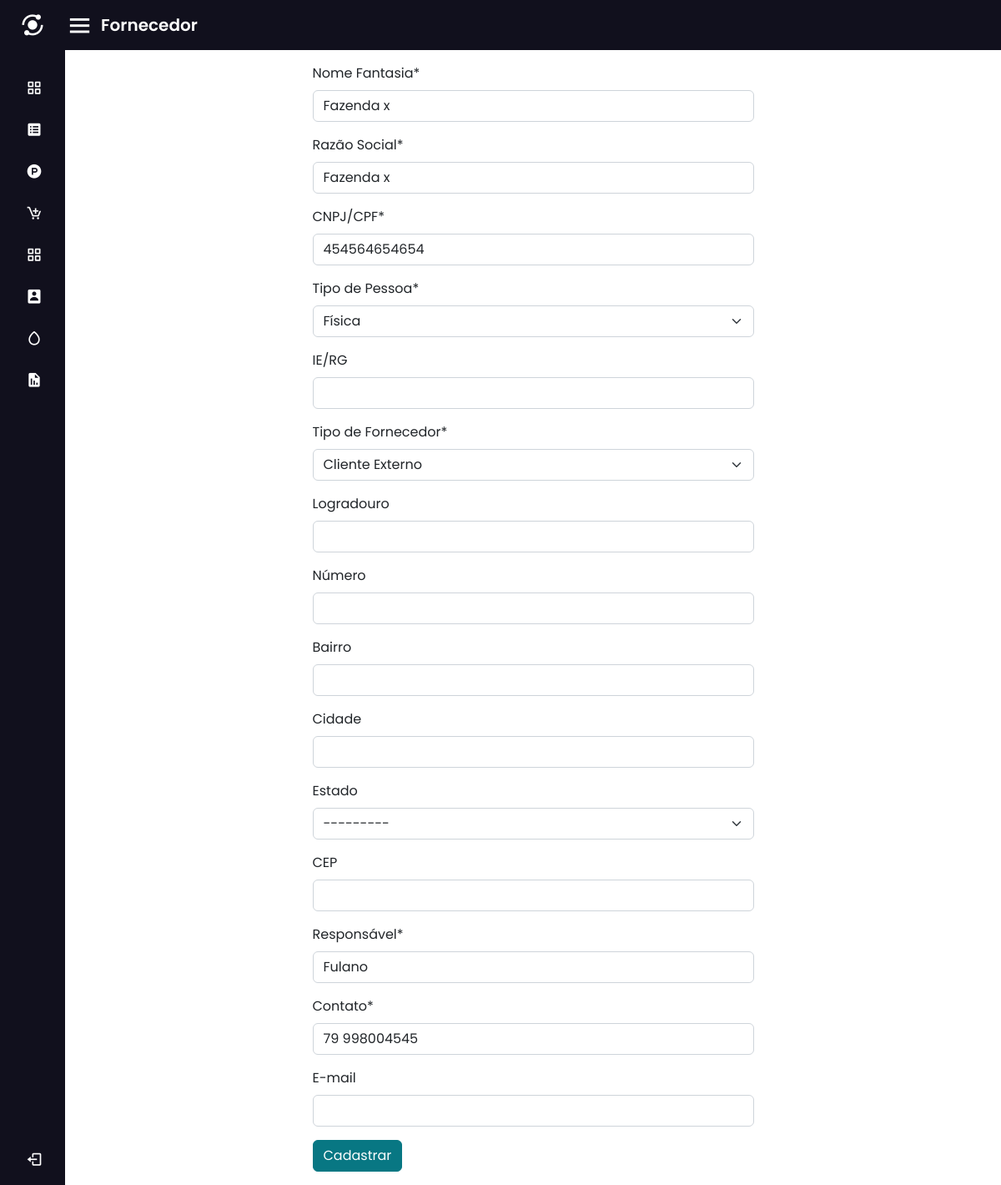
/fornecedores/editar/2, run on the app's committed database.
### apps/fornecedores/models.py (models this page shows, shortened)
class Fornecedor(models.Model):
    nome_fantasia = models.CharField('Nome Fantasia', max_length=100)
    razao_social = models.CharField('Razão Social', max_length=100)
    cnpj_cpf = models.CharField('CNPJ/CPF', unique=True, max_length=20)
    tipo_pessoa = models.CharField('Tipo de Pessoa', max_length=8, choices=TIPOS_PESSOA)
    ie_rg = models.CharField('IE/RG', max_length=20, blank=True)
    tipo_parceiro = models.CharField('Tipo de Fornecedor', max_length=30, choices=LISTA_FORNECEDORES)
    logradouro = models.CharField('Logradouro', max_length=100, blank=True)
    numero = models.CharField('Número', max_length=10, blank=True)
    bairro = models.CharField('Bairro', max_length=20, blank=True)
    cidade = models.CharField('Cidade', max_length=20, blank=True)
    estado = models.CharField('Estado', max_length=2, blank=True, choices=UF_SIGLA)
    cep = models.CharField('CEP', max_length=8, blank=True)
    responsavel = models.CharField('Responsável', max_length=100)
    contato = models.CharField('Contato', max_length=15)
    email = models.EmailField('E-mail', max_length=75, blank=True)

### apps/fornecedores/views.py (the view, shortened to what this page needs)
# urls.py: path('editar/<int:pk>', FornecedorEdit.as_view(), name='edit_fornecedor'),
class FornecedorEdit(UpdateView):
    model = Fornecedor
    fields = '__all__'

### apps/fornecedores/templates/fornecedores/fornecedor_form.html (shortened to what this page needs)
{% extends 'base.html' %}
{% load static %}
{% load crispy_forms_tags %}
{% block header %}
	<div class="home-content">
		  <i class='bx bx-menu' id="btn"></i>
		   <span class="text px-2">Fornecedor</span>
	</div>
{% endblock %}
{% block content %}
<div class="container w-50 p-3">
    <div class="row" >
        <form method="post">
            <fieldset class="form-group">
                {{ form|crispy}}
            </fieldset>
            <button class="btn btn-secondary">Cadastrar</button>
        </form>
    </div>
</div>
{% endblock %}

### static/css/style_navbar.css (style rules this page uses)
* { margin: 0; padding: 0; font-family: "Poppins", sans-serif; }
.home-section .home-content { height: 60px; display: flex; align-items: center; background: #11101d; }
.home-section .home-content .bx-menu, .home-section .home-content .text { color: #fff;; font-size: 35px; }
.home-section .home-content .bx-menu, { margin: 0 15px; cursor: pointer; }
.home-section .home-content .text { font-size: 20px; font-weight: 600; text-align: center; }
.home-section .container { padding-top: 15px; padding-left: 15px; }

### static/css/style.css (style rules this page uses)
.btn-secondary { background-color: #087783 !important; border-color: #087783 !important; }

### data on the page
Fornecedor: nome_fantasia "Fazenda x", razao_social "Fazenda x", cnpj_cpf "454564654654", tipo_pessoa "Física", tipo_parceiro "Cliente Externo", estado "---------", responsavel "Fulano", contato "79 998004545"
